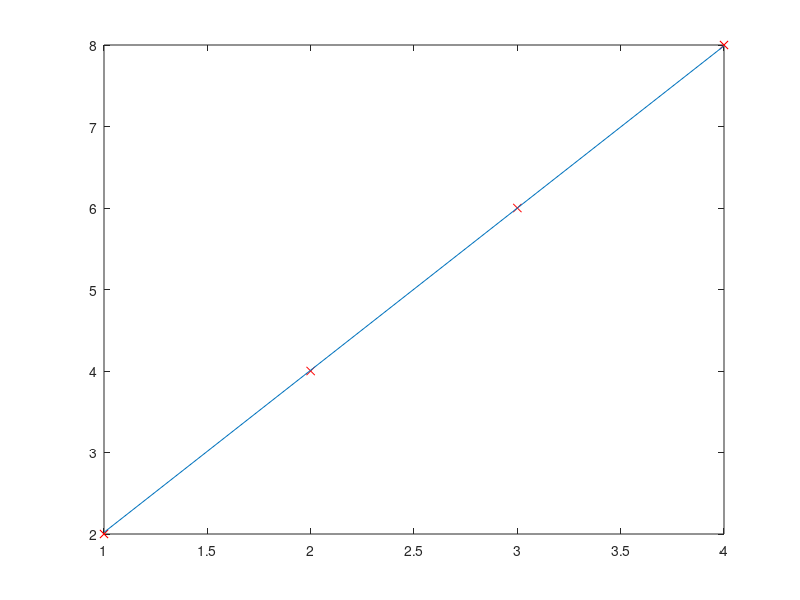
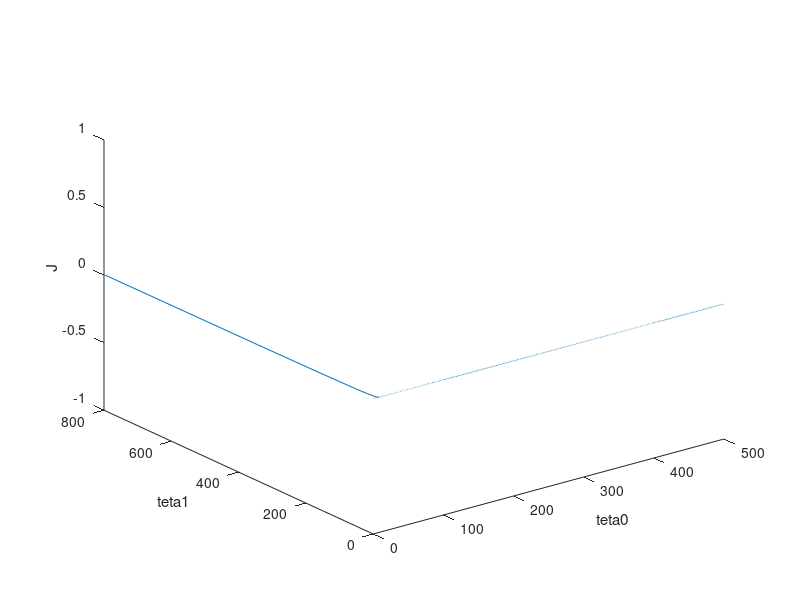

Write the MATLAB code that produced these figures, in order.
x=[1;2;3;4];
y=[2;4;6;8];
figure(1)
plot(x,y,'rx');
teta=[0;0];
lr=0.04;
m=length(y);
iteration=500;
jteta=zeros(iteration,3)
for iter=1:iteration
h=teta(1) + (teta(2)*x);
diff=h-y
j= (1/2*m)*sum(diff).^2;
teta_zero = teta(1) - (lr/m)*sum(diff)
teta_one = teta(2) - (lr/m)*sum(diff.*x);
teta=[teta_zero;teta_one]
jteta(iter,:)=[j teta_zero teta_one]
end
tetatemp= jteta(iteration,2:3)%min(jteta,[],1) %
h2=tetatemp(1) + (tetatemp(2)*x);
hold on
plot(h2)
hold off
figure(2)
plot3(jteta)
xlabel("teta0")
ylabel("teta1")
zlabel("J")


